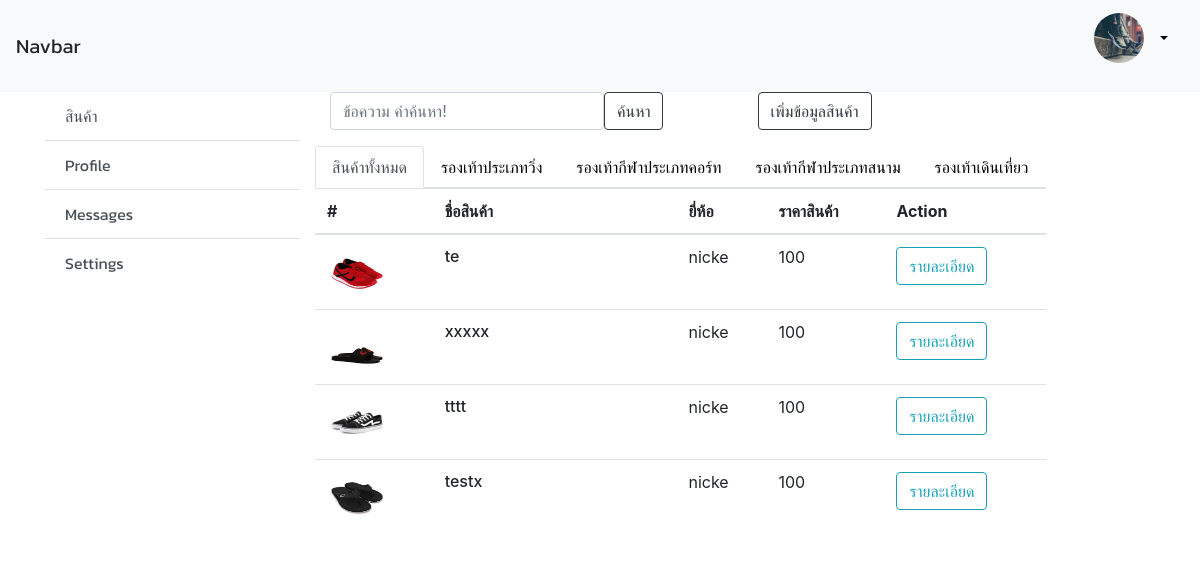
/Admin/admin_home.php, run on the app's committed database.
### tables this page shows
CREATE TABLE `product` (
  `product_id` int(11) NOT NULL,
  `product_name` varchar(255) NOT NULL,
  `product_amount` int(11) NOT NULL,
  `product_price` int(11) NOT NULL,
  `product_img` text NOT NULL,
  `product_brandID` int(11) NOT NULL,
  `product_categoryID` int(11) NOT NULL
);

CREATE TABLE `brand` (
  `brand_id` int(11) NOT NULL,
  `brand` varchar(50) NOT NULL
);

### Admin/admin_home.php (the view, shortened to what this page needs)
<?php
include '../Action/connectDB_pdo.php';
?>
<html lang="en">
  <head>
    <link rel="stylesheet" href="https://stackpath.bootstrapcdn.com/bootstrap/4.1.3/css/bootstrap.min.css">
  </head>
  <body>
<nav class="navbar navbar-light bg-light">
  <a class="navbar-brand">Navbar</a>
  <form class="form-inline">
                   <img src="../img/123.jpg" class="imgRound">
                   <div class="dropdown">
                          <a class="nav-link dropdown-toggle" href="#" id="dropdownMenuButton" data-toggle="dropdown" aria-haspopup="true" aria-expanded="false"><?php echo $row['mem_name']; ?></a>
                </div>
  </form>
</nav>
    <div class="container"  id="">
         <div class="row">
              <div class="col-3">
                <div class="list-group list-group-flush" id="list-tab" role="tablist">
                  <a class="list-group-item list-group-item-action " id="list-home-list" data-toggle="list" href="#list-home" role="tab" aria-controls="home">สินค้า</a>
                  <a class="list-group-item list-group-item-action" id="list-profile-list" data-toggle="list" href="#list-profile" role="tab" aria-controls="profile">Profile</a>
                  <a class="list-group-item list-group-item-action" id="list-messages-list" data-toggle="list" href="#list-messages" role="tab" aria-controls="messages">Messages</a>
                  <a class="list-group-item list-group-item-action" id="list-settings-list" data-toggle="list" href="#list-settings" role="tab" aria-controls="settings">Settings</a>
                </div>
              </div>
              <div class="col-9">
               <div class="row">
                  <div class="col">
                           <form class="form-inline" name="searchform" id="searchform">
                                 <div class="form-group">
                                 <input type="text" name="itemname" id="itemname" class="form-control" placeholder="ข้อความ คำค้นหา!" autocomplete="off">
                                 </div>
                                 <button type="button" class="btn btn-outline-dark" id="btnSearch">
                                    ค้นหา
                                 </button>
                            </form>
                  </div>
                  <div class="col">
                        <button type="button" class="btn btn-outline-dark" id="btnSearch" data-toggle="modal"
                         data-target=".bd-example-modal-lg">เพิ่มข้อมูลสินค้า</button>
                  </div>
               </div>
               <div class="row">
                    <div class="tab-content" id="nav-tabContent">
                   <div class="tab-pane fade show active" id="list-home" role="tabpanel" aria-labelledby="list-home-list">
                    <ul class="nav nav-tabs" id="myTab" role="tablist">
                      <li class="nav-item">
                        <a class="nav-link active" id="home-tab" data-toggle="tab" href="#shoes1" role="tab" aria-controls="home" aria-selected="true">สินค้าทั้งหมด</a>
                      </li>
                      <li class="nav-item">
                        <a class="nav-link" id="profile-tab" data-toggle="tab" href="#shoes2" role="tab" aria-controls="profile" aria-selected="false">รองเท้าประเภทวิ่ง</a>
                      </li>
                      <li class="nav-item">
                        <a class="nav-link" id="contact-tab" data-toggle="tab" href="#shoes3" role="tab" aria-controls="contact" aria-selected="false">รองเท้ากีฬาประเภทคอร์ท</a>
                      </li>
                       <li class="nav-item">
                        <a class="nav-link" id="contact-tab" data-toggle="tab" href="#shoes4" role="tab" aria-controls="contact" aria-selected="false">รองเท้ากีฬาประเภทสนาม</a>
                      </li>
                       <li class="nav-item">
                        <a class="nav-link" id="contact-tab" data-toggle="tab" href="#shoes5" role="tab" aria-controls="contact" aria-selected="false">รองเท้าเดินเที่ยว</a>
                      </li>
                    </ul>
                    <div class="tab-content" id="myTabContent">
                      <div class="tab-pane fade show active" id="shoes1" role="tabpanel" aria-labelledby="home-tab">
                         <table class="table">
                              <thead>
                                <tr>
                                  <th scope="col">#</th>
                                  <th scope="col">ชื่อสินค้า</th>
                                  <th scope="col">ยี่ห้อ</th>
                                  <th scope="col">ราคาสินค้า</th>
                                  <th scope="col">Action</th>
                                </tr>
                              </thead>
                              <tbody>
                               <?php
                                  try {
                                        $sql="SELECT `product_id`, `product_name`, `product_amount`, `product_price`, `product_img`,brand.brand, `product_categoryID` FROM `product`,brand WHERE product.product_brandID=brand.brand_id ";
                                        $stmt = $conn->prepare($sql);
                                        $stmt->execute();
                                       while($row = $stmt->fetch(PDO::FETCH_ASSOC)) {
                                      ?>
                                    <tr>
                                      <th scope="row"><img src="../img_product/<?php echo $row['product_img']; ?>" class="rounded float-left" alt="..."></th>
                                      <td><h6 style="white-space: nowrap;
                                                 width: 150px;
                                                overflow: hidden;
                                                text-overflow: ellipsis;"><?php echo $row['product_name']; ?></h6></td>
                                      <td><?php echo $row['brand']; ?></td>
                                      <td><?php echo $row['product_price']; ?></td>
                                      <td>
                                      <a href="admin_productDetail.php?itemID=<?php echo $row['product_id']; ?>"  class="btn btn-outline-info">รายละเอียด</a>
                                      </td>
                                    </tr>
                                <?php
                                        }
                                    }
                                    catch(PDOException $e) {
                                        echo "Error: " . $e->getMessage();
                                    }
                                ?>
                              </tbody>
                            </table>
                      </div>
                    </div>
                   </div>
                </div>
               </div>
              </div>
        </div>
    </div>
  </body>
</html>

### Admin/admin_home.php (style rules this page uses)
.imgRound { border-radius: 50%; width: 50px; height:50px; margin-top: 5px; margin-bottom: 5px; }
a { font-family: 'Kanit', sans-serif; color: black; }
.rounded { width: 60px; height: 50px; }

### data on the page
product: product_img (picture), product_name "te", brand.brand "nicke", product_price "100"
product: product_img (picture), product_name "xxxxx", brand.brand "nicke", product_price "100"
product: product_img (picture), product_name "tttt", brand.brand "nicke", product_price "100"
product: product_img (picture), product_name "ีีีีtestx", brand.brand "nicke", product_price "100"
